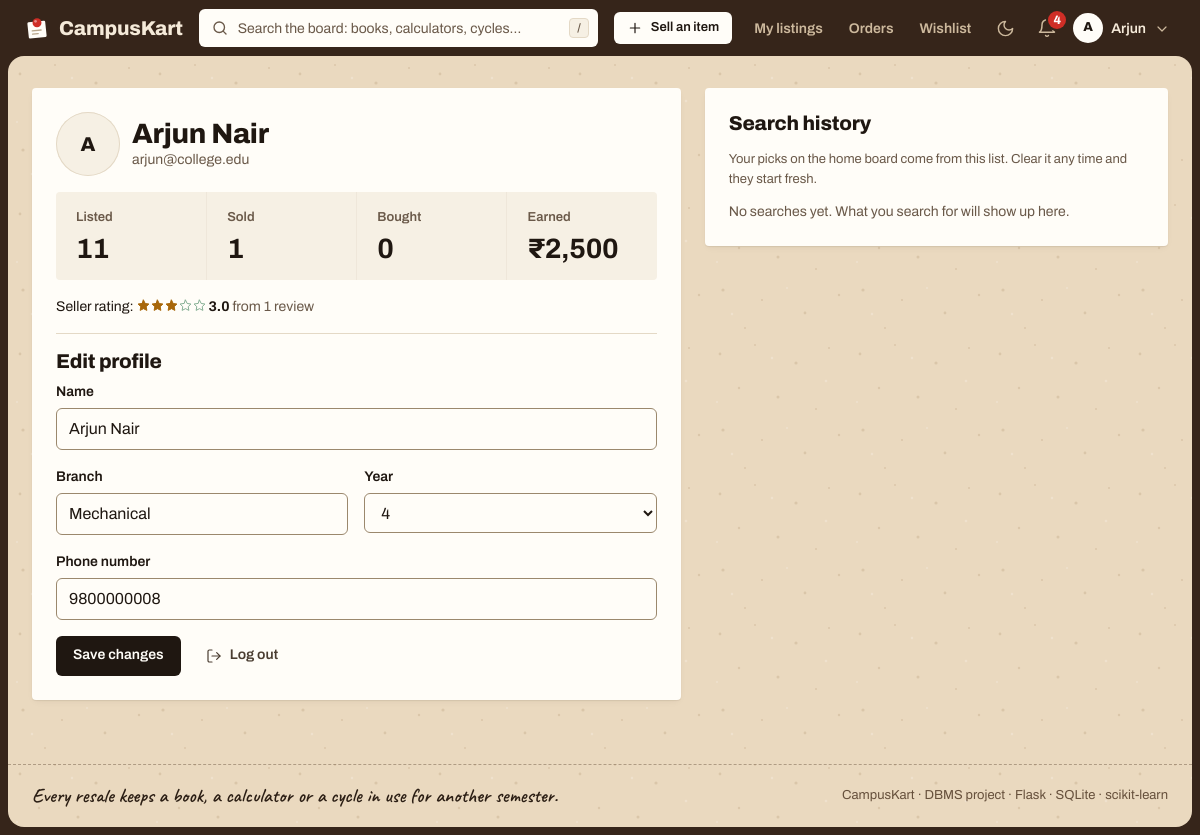
Page /profile (signed in) on the committed database.
### tables this page shows
CREATE TABLE users (
    user_id       INTEGER PRIMARY KEY AUTOINCREMENT,
    name          TEXT    NOT NULL,
    email         TEXT    NOT NULL UNIQUE,
    password_hash TEXT    NOT NULL,
    role          TEXT    NOT NULL DEFAULT 'user' CHECK (role IN ('user', 'admin')),
    branch        TEXT,
    year          INTEGER CHECK (year BETWEEN 1 AND 4),
    phone         TEXT,
    is_blocked    INTEGER NOT NULL DEFAULT 0 CHECK (is_blocked IN (0, 1)),
    created_at    TEXT    NOT NULL DEFAULT (datetime('now', 'localtime'))
);

### app.py (the view, shortened to what this page needs)
@app.route("/profile", methods=["GET", "POST"])
@login_required
def profile():
    uid = g.user["user_id"]
    stats = query("""SELECT
            (SELECT COUNT(*) FROM products WHERE seller_id = :u AND status = 'available') AS listed,
            (SELECT COUNT(*) FROM orders o JOIN products p ON p.product_id = o.product_id
              WHERE p.seller_id = :u AND o.status <> 'cancelled') AS sold,
            (SELECT COUNT(*) FROM orders WHERE buyer_id = :u AND status <> 'cancelled') AS bought,
            (SELECT COALESCE(SUM(o.price), 0) FROM orders o JOIN products p ON p.product_id = o.product_id
              WHERE p.seller_id = :u AND o.status <> 'cancelled') AS earned""", {"u": uid}, one=True)
    rating = query("SELECT * FROM v_seller_ratings WHERE seller_id = ?", (uid,), one=True)
    searches = query("""SELECT query, searched_at FROM search_history WHERE user_id = ?
                        ORDER BY searched_at DESC LIMIT 15""", (uid,))
    return render_template("profile.html", stats=stats, rating=rating, searches=searches)

### app.py (called while the page is built)
def get_db():
    if "db" not in g:
        g.db = sqlite3.connect(DB_PATH)
        g.db.row_factory = sqlite3.Row
        g.db.execute("PRAGMA foreign_keys = ON")
    return g.db

def query(sql, args=(), one=False):
    rows = get_db().execute(sql, args).fetchall()
    return (rows[0] if rows else None) if one else rows

@app.before_request
def load_user():
    g.user = None
    if "user_id" in session:
        g.user = query("SELECT * FROM users WHERE user_id = ?", (session["user_id"],), one=True)
        if g.user is None or g.user["is_blocked"]:
            session.clear()
            g.user = None

def login_required(view):
    @wraps(view)
    def wrapped(*args, **kwargs):
        if g.user is None:
            flash("Log in to continue.", "info")
            return redirect(url_for("login", next=request.path))
        return view(*args, **kwargs)
    return wrapped

@app.context_processor
def inject_globals():
    unread = 0
    if g.user:
        unread = query("SELECT COUNT(*) AS n FROM notifications WHERE user_id = ? AND is_read = 0",
                       (g.user["user_id"],), one=True)["n"]
    return {"categories": query("SELECT * FROM categories ORDER BY category_id"),
            "unread_count": unread, "conditions": CONDITIONS}

@app.template_filter("inr")
def inr(value):
    n = str(int(round(value or 0)))
    if len(n) <= 3:
        return n
    head, tail = n[:-3], n[-3:]
    parts = []
    while len(head) > 2:
        parts.insert(0, head[-2:])
        head = head[:-2]
    if head:
        parts.insert(0, head)
    return ",".join(parts) + "," + tail

### templates/profile.html (shortened to what this page needs)
{% extends "base.html" %}
{% from "_macros.html" import stars, icon %}
{% block content %}
<div class="two-col">
  <section class="card" aria-labelledby="profile-title">
    <div class="seller-box mb-4">
      <span class="avatar avatar-lg" aria-hidden="true">{{ g.user.name[0] }}</span>
      <div class="grow">
        <h1 id="profile-title" class="mb-0">{{ g.user.name }}</h1>
        <span class="muted">{{ g.user.email }}</span>
      </div>
    </div>
    {% if g.user.role == 'user' %}
    <div class="stats mb-4">
      <div class="stat"><div class="label">Listed</div><div class="value">{{ stats.listed }}</div></div>
      <div class="stat"><div class="label">Sold</div><div class="value">{{ stats.sold }}</div></div>
      <div class="stat"><div class="label">Bought</div><div class="value">{{ stats.bought }}</div></div>
      <div class="stat"><div class="label">Earned</div><div class="value">₹{{ stats.earned|inr }}</div></div>
    </div>
    <p>Seller rating:
      {% if rating %}{{ stars(rating.avg_rating) }} <strong>{{ rating.avg_rating }}</strong>
        <span class="muted">from {{ rating.review_count }} review{{ '' if rating.review_count == 1 else 's' }}</span>
      {% else %}<span class="muted">No reviews yet. Ratings appear after your first sale.</span>{% endif %}</p>
    {% endif %}
    <hr>
    <form method="post">
      <h2>Edit profile</h2>
      <div class="field">
        <label for="p-name">Name</label>
        <input id="p-name" name="name" autocomplete="name" value="{{ g.user.name }}" required>
      </div>
      <div class="row">
        <div class="field">
          <label for="p-branch">Branch</label>
          <input id="p-branch" name="branch" value="{{ g.user.branch or '' }}">
        </div>
        <div class="field">
          <label for="p-year">Year</label>
          <select id="p-year" name="year">{% for y in range(1, 5) %}<option {% if g.user.year == y %}selected{% endif %}>{{ y }}</option>{% endfor %}</select>
        </div>
      </div>
      <div class="field">
        <label for="p-phone">Phone number</label>
        <input id="p-phone" name="phone" type="tel" autocomplete="tel" value="{{ g.user.phone or '' }}">
      </div>
      <div class="cluster">
        <button class="btn">Save changes</button>
        <a class="btn btn-ghost" href="{{ url_for('logout') }}">{{ icon('logout', 16) }}Log out</a>
      </div>
    </form>
  </section>
  {% if g.user.role == 'user' %}
  <section class="card" aria-labelledby="history-title">
    <div class="section-head">
      <h2 id="history-title">Search history</h2>
    </div>
    <p class="small muted">Your picks on the home board come from this list. Clear it any time and they start fresh.</p>
    {% if searches %}
    <ul class="history-list">
      {% for s in searches %}
      <li class="between">
        <a class="title-icon" href="{{ url_for('search', q=s.query) }}">{{ icon('search', 14) }}{{ s.query }}</a>
        <span class="xs muted nowrap">{{ s.searched_at|ago }}</span>
      </li>
      {% endfor %}
    </ul>
    {% else %}
    <p class="muted mb-0">No searches yet. What you search for will show up here.</p>
    {% endif %}
  </section>
  {% endif %}
</div>
{% endblock %}

### templates/base.html (shortened to what this page needs)
{% from "_macros.html" import icon, logo_mark %}
{% set ep = request.endpoint %}
<!doctype html>
<html lang="en">
<head>
  <link rel="stylesheet" href="{{ url_for('static', filename='style.css') }}">
</head>
<body>
<header class="site-header">
  <div class="container header-row">
    <a class="logo" href="{{ url_for('index') }}" aria-label="CampusKart home">
      <span aria-hidden="true">CampusKart</span>
    </a>
    {% if not g.user or g.user.role != 'admin' %}
    <form class="search-bar" action="{{ url_for('search') }}" role="search">
      <input id="site-search" name="q" type="search" placeholder="Search the board: books, calculators, cycles…"
             value="{{ q or '' }}" autocomplete="off" enterkeyhint="search" aria-keyshortcuts="/">
      <kbd aria-hidden="true">/</kbd>
    </form>
    {% endif %}
    <nav class="nav-links" aria-label="Main">
      {% if g.user %}
        {% if g.user.role == 'admin' %}
          <a class="nav-link" href="{{ url_for('admin_dashboard') }}" {% if ep and ep.startswith('admin') %}aria-current="page"{% endif %}>{{ icon('shield', 16) }}Admin</a>
        {% else %}
          <a class="btn btn-sm btn-paper btn-sell" href="{{ url_for('sell') }}" {% if ep == 'sell' %}aria-current="page"{% endif %}>{{ icon('plus', 16) }}Sell an item</a>
          {% for e, label in [('my_listings', 'My listings'), ('orders', 'Orders'), ('wishlist', 'Wishlist')] %}
          <a class="nav-link" href="{{ url_for(e) }}" {% if ep == e %}aria-current="page"{% endif %}>{{ label }}</a>
          {% endfor %}
        {% endif %}
      {% endif %}
      <button class="icon-btn theme-toggle" type="button" id="theme-toggle" aria-label="Switch to dark theme">
        {{ icon('moon', 19, 'moon') }}{{ icon('sun', 19, 'sun') }}
      </button>
      {% if g.user %}
        <a class="icon-btn" href="{{ url_for('notifications') }}"
           aria-label="Notifications{% if unread_count %}, {{ unread_count }} unread{% endif %}"
           {% if ep == 'notifications' %}aria-current="page"{% endif %}>
          {{ icon('bell', 20) }}
          {% if unread_count %}<span class="badge-count" aria-hidden="true">{{ unread_count if unread_count < 10 else '9+' }}</span>{% endif %}
        </a>
        <div class="menu" data-menu>
          <button class="menu-trigger" type="button" aria-haspopup="true" aria-expanded="false" aria-controls="account-menu">
            <span class="avatar" aria-hidden="true">{{ g.user.name[0] }}</span>
            <span class="name">{{ g.user.name.split()[0] }}</span>
            <span class="chev">{{ icon('chevron-down', 16) }}</span>
          </button>
        </div>
      {% else %}
        <a class="nav-link keep" href="{{ url_for('login') }}" {% if ep == 'login' %}aria-current="page"{% endif %}>Log in</a>
        <a class="btn btn-sm btn-paper" href="{{ url_for('register') }}">Sign up</a>
      {% endif %}
    </nav>
  </div>
</header>
<div class="board">
<main id="main" tabindex="-1">
  <div class="container">
    {% block content %}{% endblock %}
  </div>
</main>
<footer class="site-footer">
  <div class="container">
    <span class="note">Every resale keeps a book, a calculator or a cycle in use for another semester.</span>
    <span>CampusKart · DBMS project · Flask · SQLite · scikit-learn</span>
  </div>
</footer>
</div>
</body>
</html>

### rows in the picture
users: user "A", user.name "Arjun", user.name "Arjun Nair", user.email "arjun@college.edu", role "user" (drawn), name "Arjun Nair", branch "Mechanical", year "4", phone "9800000008"

### other values in the picture
{{ label }} "My listings" "Orders" "Wishlist"
{{ unread_count if unread_count < 10 else '9+' }} "4"
{{ stats.listed }} "11"
{{ stats.sold }} "1"
{{ stats.bought }} "0"
{{ stats.earned|inr }} "2,500"
{{ rating.avg_rating }} "3.0"
{{ rating.review_count }} "1"
